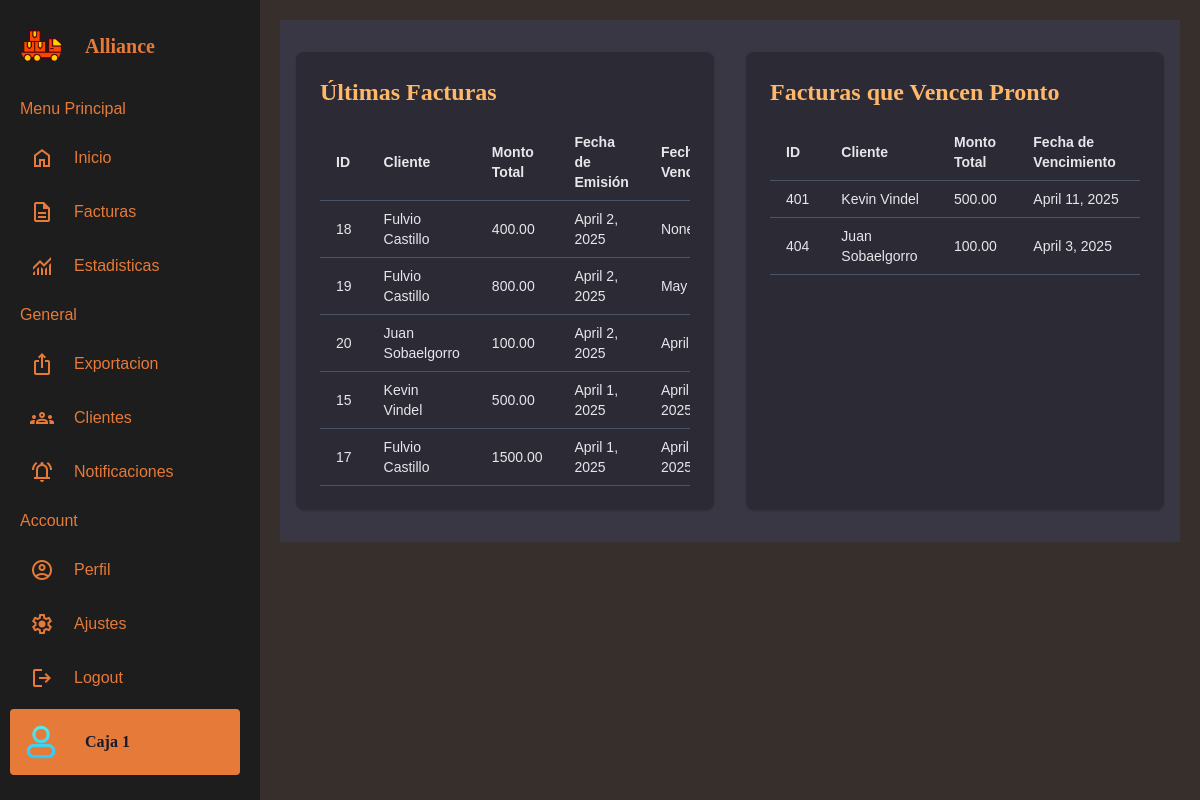
The app's page /, older data.
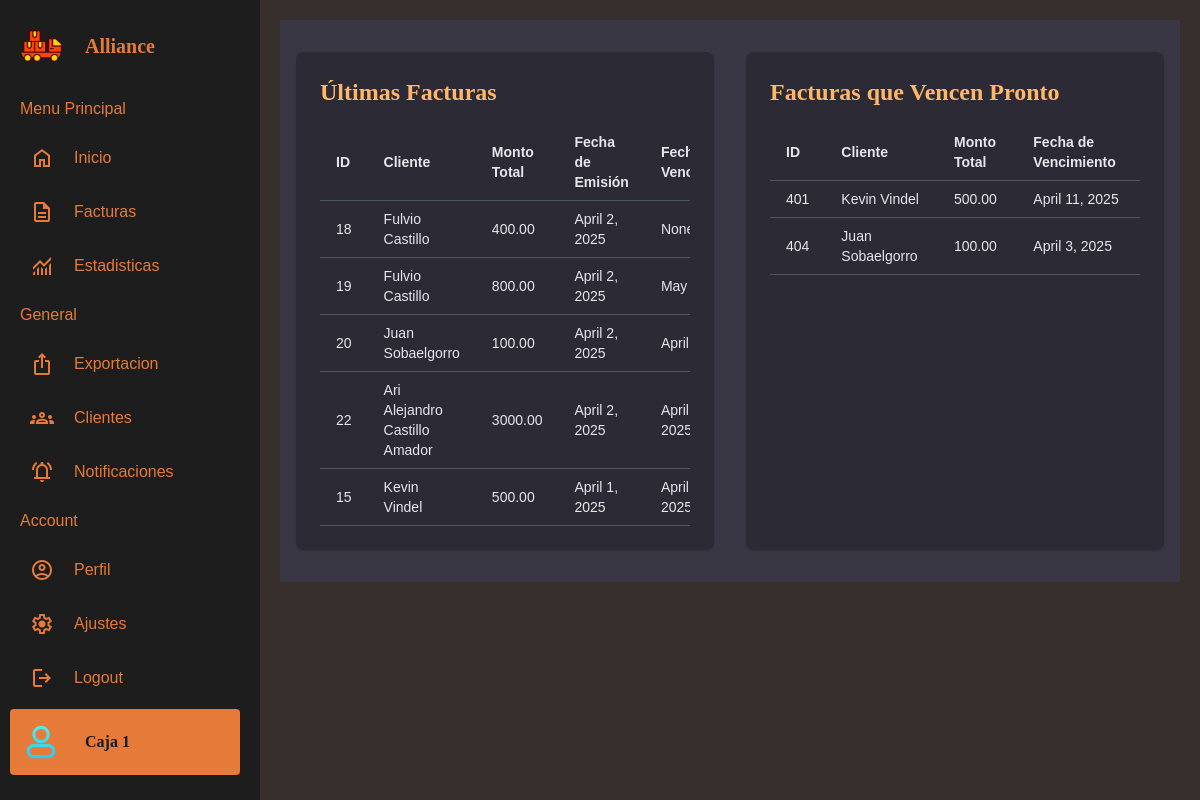
The same page, newer data.
### facturas/models.py (models this page shows, shortened)
class Invoice(models.Model):
    ESTADOS_FACTURA = [
        ('pendiente', 'Pendiente'),
        ('pagado', 'Pagado'),
        ('cancelado', 'Cancelado'),
    ]
    INVOICE_TYPES = [
        ('Ingreso', 'Ingreso'),
        ('Egreso', 'Egreso'),
        ('Caja', 'Caja'),
    ]
    client = models.ForeignKey(Client, related_name="invoices", on_delete=models.CASCADE)
    provider = models.CharField(max_length=100, blank=True, null=True)
    emitted_date = models.DateField(default=now)
    expire_date = models.DateField(null=True, blank=True)
    state = models.CharField(max_length=10, choices=ESTADOS_FACTURA, default='pagado')
    invoice_type = models.CharField(max_length=10, choices=INVOICE_TYPES, default='Ingreso')
    print_number = models.PositiveIntegerField(default=0)
    created_at = models.DateTimeField(auto_now_add=True)
    description = models.TextField(blank=True, null=True)
    @property
    def calc_total(self):
        return sum(service.price for service in self.services.all())  # Usando related_name="services"

class Service(models.Model):
    invoice = models.ForeignKey(Invoice, related_name="services", on_delete=models.CASCADE)
    specification = models.TextField(blank=True, null=True)
    price = models.DecimalField(max_digits=10, decimal_places=2)

### clientes/models.py (models this page shows, shortened)
class Client(models.Model):
    name = models.CharField(max_length=100)
    address = models.CharField(max_length=200, blank=True, null=True)
    phone = models.CharField(
        max_length=15,
        blank=True,
        null=True,
        validators=[RegexValidator(regex=r'^\d{7,15}$', message="Número inválido")]
    )
    ruc = models.CharField(max_length=13, default="None")

### index/views.py (the view)
# urls.py: 2. Add a URL to urlpatterns:  path('', views.home, name='home')
def home(request):
    ultimas_facturas = Invoice.objects.all().order_by('-emitted_date')[:5]
    facturas_proximas = Invoice.objects.filter(expire_date__lte=date.today() + timedelta(days=7), state='pendiente')
    context = {
        'ultimas_facturas': ultimas_facturas,
        'facturas_proximas': facturas_proximas,
    }
    return render(request, 'index.html', context)

### index/templates/index.html (shortened to what this page needs)
{% extends 'base.html' %}
{% block content %}
<div class="bg-[#393743] text-gray-200 py-8 px-4">
    <div class="grid grid-cols-1 md:grid-cols-2 gap-8">
        <div class="bg-[#2c2a34] rounded-lg shadow p-6">
            <h1 class="text-2xl font-semibold text-orange-300 mb-4">Últimas Facturas</h1>
            <div class="overflow-x-auto">
                <table class="min-w-full table-auto text-sm">
                    <thead>
                        <tr class="border-b border-gray-600">
                            <th class="py-2 px-4 text-left">ID</th>
                            <th class="py-2 px-4 text-left">Cliente</th>
                            <th class="py-2 px-4 text-left">Monto Total</th>
                            <th class="py-2 px-4 text-left">Fecha de Emisión</th>
                            <th class="py-2 px-4 text-left">Fecha de Vencimiento</th>
                        </tr>
                    </thead>
                    <tbody>
                        {% for factura in ultimas_facturas %}
                        <tr class="border-b border-gray-600 hover:bg-gray-600 transition">
                            <td class="py-2 px-4">{{ factura.id }}</td>
                            <td class="py-2 px-4">{{ factura.client.name }}</td>
                            <td class="py-2 px-4">{{ factura.calc_total }}</td>
                            <td class="py-2 px-4">{{ factura.emitted_date }}</td>
                            <td class="py-2 px-4">{{ factura.expire_date }}</td>
                        </tr>
                        {% endfor %}
                    </tbody>
                </table>
            </div>
        </div>
        <div class="bg-[#2c2a34] rounded-lg shadow p-6">
            <h1 class="text-2xl font-semibold text-orange-300 mb-4">Facturas que Vencen Pronto</h1>
            <div class="overflow-x-auto">
                <table class="min-w-full table-auto text-sm">
                    <thead>
                        <tr class="border-b border-gray-600">
                            <th class="py-2 px-4 text-left">ID</th>
                            <th class="py-2 px-4 text-left">Cliente</th>
                            <th class="py-2 px-4 text-left">Monto Total</th>
                            <th class="py-2 px-4 text-left">Fecha de Vencimiento</th>
                        </tr>
                    </thead>
                    <tbody>
                        {% for factura in facturas_proximas %}
                        <tr class="border-b border-gray-600 hover:bg-gray-600 transition">
                            <td class="py-2 px-4">{{ factura.print_number }}</td>
                            <td class="py-2 px-4">{{ factura.client.name }}</td>
                            <td class="py-2 px-4">{{ factura.calc_total }}</td>
                            <td class="py-2 px-4">{{ factura.expire_date }}</td>
                        </tr>
                        {% endfor %}
                    </tbody>
                </table>
            </div>
        </div>
    </div>
</div>
{% endblock %}

### templates/base.html (shortened to what this page needs)
{% load static %}
<!DOCTYPE html>
<html lang="en">
  <head>
    <link rel="stylesheet" href="{% static 'css/base.css' %}?v=2">
    <link rel="stylesheet" href="{% static 'css/palette.css' %}">
    <script src="https://cdn.jsdelivr.net/npm/@tailwindcss/browser@4"></script>
  </head>
  <body>
    <aside class="sidebar">
      <div class="sidebar-header">
        <img src="{% static 'images/logo.png' %}" alt="logo" />
        <h2>Alliance</h2>
      </div>
      <ul class="sidebar-links">
        <h4>
          <span>Menu Principal</span>
        </h4>
        <li><a href="{% url 'home'%}"><span class="material-symbols-outlined"> home </span>Inicio</a></li>
        <li><a href="{% url 'invoice_list' %}"><span class="material-symbols-outlined"> description </span>Facturas</a></li>
        <li><a href="{% url 'stats_page' %}"><span class="material-symbols-outlined"> monitoring </span>Estadisticas</a></li>
        <h4>
          <span>General</span>
        </h4>
        <li><a href="{% url 'export_page'%}"><span class="material-symbols-outlined"> ios_share </span>Exportacion</a></li>
        <li><a href="{% url 'clients' %}"><span class="material-symbols-outlined"> groups </span>Clientes</a></li>
        <li><a href="#"><span class="material-symbols-outlined"> notifications_active </span>Notificaciones</a></li>
        <h4>
          <span>Account</span>
        </h4>
        <li><a href="#"><span class="material-symbols-outlined"> account_circle </span>Perfil</a></li>
        <li><a href="#"><span class="material-symbols-outlined"> settings </span>Ajustes</a></li>
        <li><a href="#"><span class="material-symbols-outlined"> logout </span>Logout</a></li>
      </ul>
      <div class="user-account">
        <div class="user-profile">
          <img src="{% static 'images/profile-img.jpg' %}" alt="Profile Image" />
          <div class="user-detail">
            <h3>Caja 1</h3>
          </div>
        </div>
      </div>
    </aside>
    <main class="content">
      {% block content %}{% endblock %}
    </main>
  </body>
</html>

### static/css/base.css (style rules this page uses)
:root { --color-fondo-body: #362f2b; --color-fondo-sidebar: #1d1d1d; --color-acento: #ffb300; --color-texto-principal: #e67a39; --color-texto-secundario: #161a2d; }
* { box-sizing: border-box; font-family: "Work Sans", sans-serif; }
h1, h2, h3 { font-family: "Merriweather", serif; font-weight: 700; }
body { min-height: 100vh; background: var(--color-fondo-body); }
.sidebar { position: fixed; top: 0; left: 0; height: 100%; width: 85px; display: flex; overflow-x: hidden; flex-direction: column; background: var(--color-fondo-sidebar); padding: 25px 20px; transition: all 0.4s ease; }
.sidebar .sidebar-header { display: flex; align-items: center; }
.sidebar .sidebar-header img { width: 42px; border-radius: 50%; }
.sidebar .sidebar-header h2 { color: var(--color-texto-principal); font-size: 1.25rem; font-weight: 600; white-space: nowrap; margin-left: 23px; }
.sidebar-links h4 { color: var(--color-texto-principal); font-weight: 500; white-space: nowrap; margin: 10px 0; position: relative; }
.sidebar-links h4 span { opacity: 0; }
.sidebar-links { list-style: none; margin-top: 20px; height: 80%; overflow-y: auto; scrollbar-width: none; }
.sidebar-links li a { display: flex; align-items: center; gap: 0 20px; color: var(--color-texto-principal); font-weight: 500; white-space: nowrap; padding: 15px 10px; text-decoration: none; transition: 0.2s ease; }
.user-account { margin-top: auto; padding: 12px 10px; margin-left: -10px; }
.user-profile { display: flex; align-items: center; color: var(--color-texto-secundario); }
.user-profile img { width: 42px; border-radius: 50%; border: 2px solid var(--color-texto-principal); }
.user-profile h3 { font-size: 1rem; font-weight: 600; }
.user-detail { margin-left: 23px; white-space: nowrap; }
main.content { margin-left: 85px; padding: 20px; transition: margin-left 0.4s ease; }

### static/css/palette.css (style rules this page uses)
:root { --primary-bg: #393743; --primary-text: #ff884c; --secondary-text: #e07b39; --border-color: #gray-400; --hover-bg: #ff9966; }

Row changes from the older to the newer data that the page shows:
no longer on this page (row unchanged): Invoice: id "17", client.name "Fulvio Castillo", calc_total "1500.00", emitted_date "April 1, 2025", expire_date "April…", shown under "Últimas Facturas"
added Invoice: id "22", client.name "Ari Alejandro Castillo Amador", calc_total "3000.00", emitted_date "April 2, 2025", expire_date "April…", shown under "Últimas Facturas"
